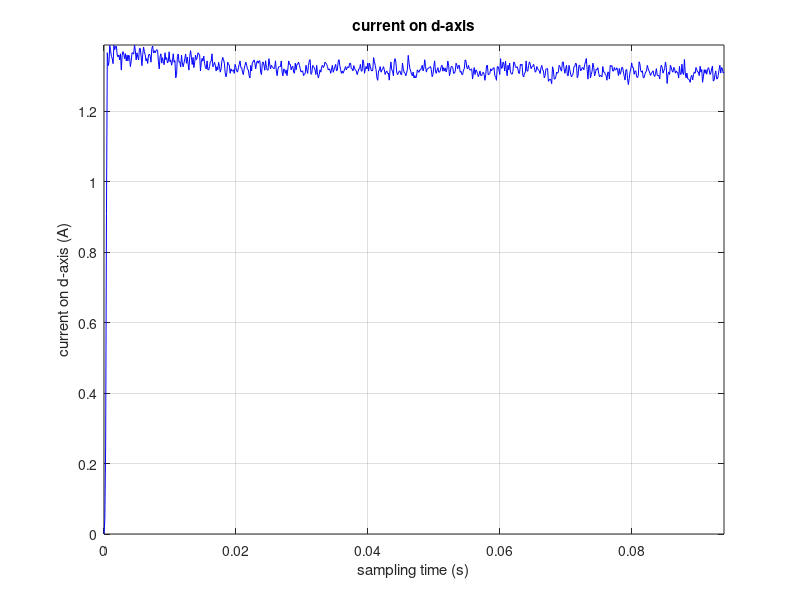

The MATLAB script that drew this image:
d_current_Ts = 1/8000; %8khz
d_voltage_calib = 5; %3v

d_current_data = [
0.0 
0.0417760
0.2523666
0.9092149
 1.3664197
 1.3295730
 1.3391026
 1.3872070
 1.3721630
 1.3552898
 1.3500037
 1.3353164
 1.3874359
 1.3750347
 1.3843355
 1.3847927
 1.3597619
 1.3546040
 1.3600138
 1.3456817
 1.3633222
 1.3171847
 1.3587330
 1.3695738
 1.3629564
 1.3489903
 1.3636882
 1.3429217
 1.3598307
 1.3429217
 1.3596479
 1.3535793
 1.3269276
 1.3427389
 1.3662652
 1.3655334
 1.3624075
 1.3883278
 1.3730653
 1.3458645
 1.3660820
 1.3535793
 1.3460473
 1.3787678
 1.3785847
 1.3570712
 1.3296872
 1.3620417
 1.3822593
 1.3688420
 1.3601968
 1.3429217
 1.3502710
 1.3359387
 1.3596479
 1.3624075
 1.3567050
 1.3396133
 1.3785847
 1.3853850
 1.3662652
 1.3721506
 1.3660820
 1.3719676
 1.3752763
 1.3721506
 1.3410767
 1.3204933
 1.3554246
 1.3633222
 1.3368533
 1.3522987
 1.3410767
 1.3324472
 1.3662652
 1.3465965
 1.3524817
 1.3372195
 1.3425559
 1.3690250
 1.3407109
 1.3458645
 1.3309680
 1.3421900
 1.3635053
 1.3390643
 1.3442023
 1.2951220
 1.3041332
 1.3557903
 1.3629564
 1.3394302
 1.3407109
 1.3260128
 1.3596479
 1.3374022
 1.3265617
 1.3372195
 1.3489903
 1.3629564
 1.3364876
 1.3537624
 1.3342765
 1.3170017
 1.3559734
 1.3723334
 1.3537624
 1.3329959
 1.3532135
 1.3239848
 1.3394302
 1.3596479
 1.3464133
 1.3526647
 1.3662652
 1.3624075
 1.3603796
 1.3146077
 1.3394302
 1.3504537
 1.3425559
 1.3568881
 1.3364876
 1.3239848
 1.3203103
 1.3432877
 1.3177335
 1.3175506
 1.3271105
 1.3403451
 1.3427389
 1.3633222
 1.3265617
 1.3306020
 1.3394302
 1.3309680
 1.3144250
 1.3269276
 1.3177335
 1.3392472
 1.3278422
 1.3112992
 1.3204933
 1.3432877
 1.3530305
 1.3465965
 1.3366706
 1.3083565
 1.2980647
 1.3103844
 1.3397961
 1.3337277
 1.3309680
 1.3079905
 1.3206763
 1.3146077
 1.3142419
 1.3180995
 1.3078076
 1.3333618
 1.3245337
 1.3142419
 1.3114820
 1.3234360
 1.3335447
 1.3431047
 1.3239848
 1.3238020
 1.3114820
 1.3043160
 1.3208592
 1.3306020
 1.3396133
 1.3309680
 1.3201273
 1.3177335
 1.3017392
 1.2945732
 1.3304190
 1.3147907
 1.3396133
 1.3403451
 1.3460473
 1.3374022
 1.3206763
 1.3368533
 1.3432877
 1.3364876
 1.3434706
 1.3434706
 1.3116650
 1.3044990
 1.3364876
 1.3403451
 1.3309680
 1.3166358
 1.3436535
 1.3243508
 1.3177335
 1.3166358
 1.3495391
 1.3344595
 1.3203103
 1.3306020
 1.3271105
 1.3239848
 1.3208592
 1.3239848
 1.3434706
 1.3146077
 1.3013733
 1.3206763
 1.3267445
 1.3272934
 1.3271105
 1.3431047
 1.3116650
 1.3008244
 1.3204933
 1.3180995
 1.3078076
 1.3177335
 1.3013733
 1.3201273
 1.3431047
 1.3333618
 1.3335447
 1.3179163
 1.3260128
 1.3278422
 1.3112992
 1.3081736
 1.3366706
 1.3177335
 1.3335447
 1.3337277
 1.3399790
 1.3309680
 1.3208592
 1.3114820
 1.3140588
 1.3147907
 1.3015562
 1.3046820
 1.3072588
 1.3309680
 1.3177335
 1.3076247
 1.3304190
 1.3429217
 1.3467792
 1.3050479
 1.3076247
 1.3300533
 1.3272934
 1.3239848
 1.3177335
 1.3044990
 1.3302361
 1.3054137
 1.2949390
 1.3043160
 1.3179163
 1.3112992
 1.3265617
 1.3306020
 1.3241679
 1.3276593
 1.3396133
 1.3368533
 1.3335447
 1.3272934
 1.3177335
 1.3208592
 1.3179163
 1.3079905
 1.3201273
 1.3304190
 1.3109332
 1.3177335
 1.3267445
 1.3333618
 1.3146077
 1.3173675
 1.3397961
 1.3467792
 1.3304190
 1.3179163
 1.3078076
 1.3146077
 1.3081736
 1.3140588
 1.3208592
 1.3272934
 1.3177335
 1.3238020
 1.3271105
 1.3239848
 1.3366706
 1.3366706
 1.3212251
 1.3208592
 1.3147907
 1.3298702
 1.3210422
 1.3177335
 1.3146077
 1.3044990
 1.3114820
 1.3201273
 1.3210422
 1.3333618
 1.3144250
 1.3140588
 1.3462304
 1.3368533
 1.3081736
 1.3204933
 1.3274765
 1.3204933
 1.3370365
 1.3142419
 1.3370365
 1.3272934
 1.3177335
 1.3146077
 1.3173675
 1.3526647
 1.3407109
 1.3304190
 1.3179163
 1.2951220
 1.2881388
 1.3146077
 1.3175506
 1.3271105
 1.3111162
 1.3177335
 1.3204933
 1.3267445
 1.3175506
 1.3046820
 1.3114820
 1.3146077
 1.3074418
 1.3085395
 1.2885048
 1.3197615
 1.3403451
 1.3177335
 1.3144250
 1.3011903
 1.3397961
 1.3497221
 1.3397961
 1.3118480
 1.3041332
 1.3079905
 1.3140588
 1.3146077
 1.3048648
 1.3039502
 1.3372195
 1.3204933
 1.3109332
 1.3083565
 1.3010073
 1.3085395
 1.3199445
 1.3589162
 1.3375853
 1.3208592
 1.3146077
 1.3052308
 1.3008244
 1.3114820
 1.2949390
 1.3015562
 1.2947561
 1.2980647
 1.3177335
 1.3146077
 1.3105673
 1.3179163
 1.3171847
 1.3239848
 1.3306020
 1.3147907
 1.3232531
 1.3464133
 1.3271105
 1.3112992
 1.3206763
 1.3212251
 1.3238020
 1.3241679
 1.3272934
 1.3179163
 1.2984305
 1.3041332
 1.3272934
 1.3432877
 1.3146077
 1.3076247
 1.3175506
 1.3239848
 1.3109332
 1.3111162
 1.3173675
 1.3271105
 1.3309680
 1.3140588
 1.3241679
 1.3144250
 1.3232531
 1.3116650
 1.3201273
 1.3429217
 1.3307849
 1.3013733
 1.3109332
 1.3271105
 1.3274765
 1.3243508
 1.3076247
 1.3083565
 1.3138760
 1.3364876
 1.3311508
 1.3208592
 1.3302361
 1.3306020
 1.3111162
 1.3136930
 1.3048648
 1.3041332
 1.3182823
 1.3204933
 1.3460473
 1.3434706
 1.3243508
 1.3206763
 1.3304190
 1.3212251
 1.3170017
 1.3179163
 1.3208592
 1.2916305
 1.3078076
 1.3243508
 1.3044990
 1.3177335
 1.3144250
 1.3079905
 1.2984305
 1.3044990
 1.3147907
 1.3013733
 1.3011903
 1.3074418
 1.3109332
 1.3052308
 1.2881388
 1.3044990
 1.3295043
 1.3311508
 1.3041332
 1.3052308
 1.3074418
 1.3208592
 1.3146077
 1.3204933
 1.3206763
 1.3243508
 1.3013733
 1.2986135
 1.2881388
 1.3267445
 1.3271105
 1.3180995
 1.3044990
 1.3495391
 1.3217740
 1.3232531
 1.3397961
 1.3340935
 1.3144250
 1.3427389
 1.3184652
 1.3010073
 1.3307849
 1.3177335
 1.3370365
 1.3112992
 1.3072588
 1.3052308
 1.3135101
 1.3403451
 1.3372195
 1.3271105
 1.3239848
 1.3269276
 1.3206763
 1.3081736
 1.3078076
 1.3333618
 1.3304190
 1.3340935
 1.3021050
 1.2976987
 1.3083565
 1.3102014
 1.3431047
 1.3146077
 1.3138760
 1.3302361
 1.3405278
 1.3337277
 1.3210422
 1.3269276
 1.3272934
 1.3335447
 1.3247168
 1.3111162
 1.3140588
 1.3272934
 1.3210422
 1.3170017
 1.3149737
 1.3072588
 1.3239848
 1.3304190
 1.3180995
 1.3147907
 1.2951220
 1.3011903
 1.3204933
 1.3206763
 1.3215910
 1.2851960
 1.2886877
 1.2914474
 1.2885048
 1.2785790
 1.3265617
 1.3180995
 1.2916305
 1.2916305
 1.2982475
 1.3114820
 1.3081736
 1.3107503
 1.3306020
 1.3274765
 1.3177335
 1.3140588
 1.3396133
 1.3403451
 1.3214080
 1.3079905
 1.3206763
 1.3306020
 1.3021050
 1.3008244
 1.3306020
 1.3180995
 1.3052308
 1.2978818
 1.3017392
 1.3072588
 1.3271105
 1.3271105
 1.3368533
 1.3342765
 1.2954878
 1.3010073
 1.3302361
 1.3309680
 1.3149737
 1.3171847
 1.3241679
 1.3239848
 1.3177335
 1.3331790
 1.3399790
 1.3500880
 1.3184652
 1.2914474
 1.3302361
 1.3309680
 1.2953050
 1.3044990
 1.3142419
 1.3368533
 1.3248996
 1.3008244
 1.3081736
 1.3201273
 1.3179163
 1.3239848
 1.3083565
 1.2984305
 1.3013733
 1.3017392
 1.2978818
 1.3272934
 1.3114820
 1.3114820
 1.3050479
 1.3019222
 1.2883218
 1.3111162
 1.3114820
 1.2916305
 1.3302361
 1.3271105
 1.3302361
 1.3146077
 1.3140588
 1.3247168
 1.3171847
 1.3180995
 1.3238020
 1.3152339
 1.3015337
 1.3216724
 1.3052332
 1.3113972
 1.3246860
 1.3245487
 1.3113972
 1.2989319
 1.2887940
 1.3176984
 1.3187963
 1.2924936
 1.2759170
 1.2922192
 1.3115345
 1.3208490
 1.3375628
 1.3244115
 1.3245487
 1.3050959
 1.3145477
 1.3150967
 1.2985203
 1.2959185
 1.3012592
 1.3407135
 1.3344120
 1.3150967
 1.3111227
 1.3152339
 1.2955068
 1.2952324
 1.3049588
 1.3115345
 1.3145477
 1.3305754
 1.3212609
 1.3150967
 1.3083838
 1.3018081
 1.3086584
 1.3112601
 1.3150967
 1.3019453
 1.2987947
 1.3081095
 1.3212609
 1.3023570
 1.3018081
 1.3019453
 1.2918074
 1.3209863
 1.3308498
 1.3246860
 1.3083838
 1.3149595
 1.3212609
 1.3401645
 1.3250976
 1.2790676
 1.3046844
 1.3119461
 1.3045471
 1.3307125
 1.3248231
 1.3149595
 1.3112601
 1.3245487
 1.3213980
 1.3083838
 1.3145477
 1.3112601
 1.3089328
 1.2950952
 1.3276993
 1.3052332
 1.3049588
 1.3338632
 1.3089328
 1.3044098
 1.3471520
 1.3087957
 1.2950952
 1.3085211
 1.2922192
 1.2920818
 1.2892057
 1.2822182
 1.2986574
 1.3020825
 1.2889312
 1.3046844
 1.3118089
 1.3081095
 1.3244115
 1.3182474
 1.3113972
 1.3118089
 1.3012592
 1.3279737
 1.3112601
 1.3186592
 1.2824926
 1.2982458
 1.3183846
 1.3079723
 1.3179728
 1.3055076
 1.3176984
 1.3241368
 1.3185218
 1.3046844
 1.3085211
 1.3203002
 1.3283854
 1.2859177
 1.2886567
 1.3050959
 1.3146850
 1.2926306
 1.2919445
 1.3016709
 1.3179728
 1.3308498
 1.3086584
 1.3242742
 1.3216724
 1.3086584
 1.3109855

    ]

% valid_d_current_data = valid_d_current_data(1:length(d_current_data))



d_voltage_input_array = [];
d_current_time_array = [];
for i=1:length(d_current_data)
    d_current_time_array(i) = (i-1)*d_current_Ts;
    d_voltage_input_array(i) = d_voltage_calib;
end
d_voltage_input_array(1) = 0;
d_current_time_array = d_current_time_array';
d_voltage_input_array = d_voltage_input_array';
f6 = figure;
plot(d_current_time_array, d_current_data, 'b')
title('current on d-axis');
xlabel('sampling time (s)') ;
ylabel('current on d-axis (A)') ;
axis([0 d_current_time_array(end)  0 inf])
grid on